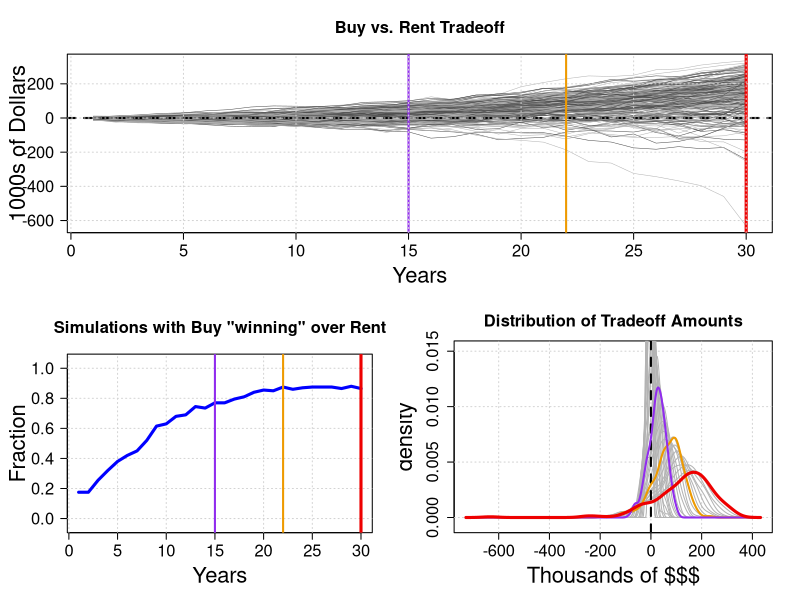

This figure's R source:
## ---- chunk 1
#------------------------------------------------------------------------------
# Define parameters (names and values)
#------------------------------------------------------------------------------

paramNames <- c("start_prop_value", "down_payment_pct", "mortgage_rate", "n_years", 
                "initial_fixed_costs",
                "prop_tax_rate_pct", "prop_insurance", "HOA_monthly_fee",
                "start_rent", "rent_insurance",
                "annual_appreciation", "annual_appreciation_sd",
                "annual_inv", "annual_inv_sd",
                "annual_inflation", "annual_inflation_sd",
                "annual_rent_extra_increase_mean",
                "fraction_extra_cash_invested_pct",
                "income_tax_rate_pct", "itemized_deductions", "std_deduction",
                "n_sim")


fake_input <- list(start_prop_value = 200000, 
                   down_payment_pct = 20.0, 
                   mortgage_rate = 4.5, 
                   n_years = 30, 
                   initial_fixed_costs = 6000, 
                   prop_tax_rate_pct = 2.05,
                   prop_insurance = 4000.0, 
                   HOA_monthly_fee = 400.0,
                   start_rent = 1500.0, 
                   rent_insurance = 260.0, 
                   annual_appreciation = 3.0, 
                   annual_appreciation_sd = 2.0, 
                   annual_inv = 5.0, 
                   annual_inv_sd = 7.0, 
                   annual_inflation = 1.5, 
                   annual_inflation_sd = 1.0, 
                   annual_rent_extra_increase_mean = 0.5, 
                   fraction_extra_cash_invested_pct = 50.0, 
                   income_tax_rate_pct = 25.0, 
                   itemized_deductions = 0.0, 
                   std_deduction = 12200, 
                   n_sim = 200)
    
#-------------------------------------------------------------------------------
# my functions definitions
#-------------------------------------------------------------------------------

cumprod.matrix.old <- function(x) {
    nrows <- dim(x)[1] 
    ncols <- dim(x)[2]
    y <- matrix(1, nrow = nrows, ncol = ncols)
    y[1, ] <- x[1, ]
    for (i in 2:nrows) {
        y[i, ] <- y[i-1, ]*x[i, ]
    }
    return(y)
}

cumprod.matrix <- function(x) {
    nrows <- dim(x)[1] 
    ncols <- dim(x)[2]
    y <- matrix(1, nrow = nrows, ncol = ncols)
    y[1, ] <- x[1, ]
    for (i in 1:ncols) {
        y[, i] <- cumprod(x[, i])
    }
    return(y)
}

cumdiv.matrix <- function(x) {
    nrows <- dim(x)[1] 
    ncols <- dim(x)[2]
    y <- matrix(1, nrow = nrows, ncol = ncols)
    y[1, ] <- x[1, ]
    for (i in 2:nrows) {
        y[i, ] <- x[i, ] / x[i-1, ]
    }
    return(y)
}

cumsum.matrix <- function(x) {
    nrows <- dim(x)[1] 
    ncols <- dim(x)[2]
    y <- matrix(1, nrow = nrows, ncol = ncols)
    y[1, ] <- x[1, ]
    for (i in 1:ncols) {
        y[, i] <- cumsum(x[, i])
    }
    #for (i in 2:nrows) {
    #    y[i, ] <- x[i, ] + x[i-1, ]
    #}
    return(y)
}

cumsub.matrix <- function(x) {
    nrows <- dim(x)[1] 
    ncols <- dim(x)[2]
    y <- matrix(1, nrow = nrows, ncol = ncols)
    y[1, ] <- x[1, ]
    for (i in 2:nrows) {
        y[i, ] <- x[i, ] - x[i-1, ]
    }
    return(y)
}

#-------------------------------------------------------------------------------

getParams1 <- function(input, pnames) {
    # input[["run_simul"]]

    params <- lapply(pnames, function(p) { input[[p]] })
    names(params) <- pnames
    params
}

#-------------------------------------------------------------------------------

setup_mortgage_monthly <- function(start_prop_value = 300000, 
                                   down_payment_pct = 20.0,
                                   mortgage_rate = 4.5,
                                   n_years = 30) {
    
    #----
    prop.value <- start_prop_value
    down.payment.fraction <- down_payment_pct / 100
    
    rate <- mortgage_rate / 100
    Nm <- 12*n_years
    #----
    
    loan <- prop.value*(1 - down.payment.fraction)
    
    rm <- rate / 12
    rm1 <- 1 + rm
    
    mo.payment <- rm*loan*rm1^Nm/(rm1^Nm - 1)
    
    x1 <- 1:Nm
    x2 <- 2:(Nm+1)
    loan.balance  <- loan*(rm1^Nm - rm1^(x1-1))/(rm1^Nm-1)
    loan.balance2 <- loan*(rm1^Nm - rm1^(x2-1))/(rm1^Nm-1)
    mo.payment.interest <- loan.balance*rm
    mo.payment.principal <- mo.payment - mo.payment.interest
    
    return(data.frame(balance.start = loan.balance, 
                      balance.end = loan.balance2,
                      interest = mo.payment.interest, 
                      principal = mo.payment.principal,
                      mo.payment = rep(mo.payment, Nm),
                      interest.cumul = cumsum(mo.payment.interest),
                      principal.cumul = cumsum(mo.payment.principal),
                      payment.cumul = cumsum(rep(mo.payment, Nm)))
    )
}

#-------------------------------------------------------------------------------

make_mortgage_annual <- function(monthly_data = NULL) {
    
    annual_data <- monthly_data[ (1:nrow(monthly_data)) %% 12 == 0, c(1, 2, 6, 7, 8)]
    annual_data$balance.start <-  monthly_data$balance.start[ (1:nrow(monthly_data) + 11) %% 12 == 0]
    rownames(annual_data) <- NULL
    annual_data.by_year <- cumsub.matrix(as.matrix(annual_data[, c(3, 4, 5)]))
    df <- data.frame(annual_data, annual_data.by_year)
    colnames(df)[c(6, 7, 8)] <- c("interest.by_year", "principal.by_year", "payment.by_year")
    return(df)
    
}

#-------------------------------------------------------------------------------
# doing the actual work
#-----------------------
simulate_tradeoff <- function(start_prop_value = NULL,
                              down_payment_pct = NULL,
                              mortgage_rate = NULL,
                              n_years = NULL, 
                              initial_fixed_costs = NULL,
                              prop_tax_rate_pct = NULL,
                              prop_insurance = NULL,
                              HOA_monthly_fee = NULL,
                              start_rent = NULL,
                              rent_insurance = NULL,
                              annual_appreciation = NULL, annual_appreciation_sd = NULL, 
                              annual_inv = NULL, annual_inv_sd = NULL, 
                              annual_inflation = NULL, annual_inflation_sd = NULL, 
                              annual_rent_extra_increase_mean = NULL, 
                              fraction_extra_cash_invested_pct = NULL,
                              income_tax_rate_pct = 25.0,
                              itemized_deductions = 0.0,
                              std_deduction = NULL, 
                              n_sim = 200) {


  #-------------------------------------
  # Setting up mortgage tables
  #-------------------------------------
  mortgage <- setup_mortgage_monthly(start_prop_value = start_prop_value,
                                     down_payment_pct = down_payment_pct,
                                     mortgage_rate = mortgage_rate,
                                     n_years = n_years)

  # mortgage <- do.call(setup_mortgage_monthly, getParams1(input, paramNamesMort)) 
  annual.mortgage <- make_mortgage_annual(monthly_data = mortgage)

  #-------------------------------------
  # Inputs
  #-------------------------------------
  # Initial Property Value
  start.prop_value <- start_prop_value

  # Down Payment
  down.payment <- start.prop_value*down_payment_pct / 100.0

  # Additional Fixed Initial Costs
  initial.fixed_costs <- initial_fixed_costs

  # Initial Property Insurance [index to INFLATION]
  prop.insurance <- prop_insurance

  # Property Tax Rate
  prop.tax.rate <- prop_tax_rate_pct / 100

  # HOA fees [index to INFLATION]
  HOA.monthly.fee <- HOA_monthly_fee
  HOA.annual.fee <- HOA.monthly.fee * 12.0

  # Initial Monthly Rent [index to ~INFLATION]
  start.rent = start_rent

  # Monthly Rent Increase (use `rexp` to draw an increment over inflation rate)
  annual.rent.mean <- annual_rent_extra_increase_mean / 100

  # Initial Renter Insurance [index to INFLATION]
  rent.insurance <- rent_insurance

  # Fraction of extra cash re-invested
  fraction.extra_cash_invested <- fraction_extra_cash_invested_pct / 100

  # Income Tax Rate
  income.tax.rate <- income_tax_rate_pct / 100

  # Std Deduction [index to INFLATION]
  std.deduction <- std_deduction

  # Other Itemized Deductions [index to INFLATION] 
  itemized.deductions <- itemized_deductions

  #-------------------------------------------------
  # Property Appreciation
  annual.appr    <- annual_appreciation / 100
  annual.appr.sd <- annual_appreciation_sd / 100

  # Investment
  annual.invest    <- annual_inv / 100
  annual.invest.sd <- annual_inv_sd / 100

  # Inflation
  annual.inflation    <- annual_inflation / 100
  annual.inflation.sd <- annual_inflation_sd / 100
  #-------------------------------------------------

  # Number of observations (in Years)
  n.years <- n_years
  # number of months to simulate
  n.periods <- 1
  n.obs <- n.periods * n.years

  # Number of simulations
  n.sim <- n_sim

  #-------------------------------------------------
  # Spreading the rate quantities to sub-periods (not necessarily months maybe)
  #-------------------------------------------------
  # Property Appreciation
  monthly.appr    <- annual.appr / n.periods
  monthly.appr.sd <- annual.appr.sd / sqrt(n.periods)

  # Investment
  monthly.invest    <- annual.invest / n.periods
  monthly.invest.sd <- annual.invest.sd / sqrt(n.periods)

  # Inflation
  monthly.inflation    <- annual.inflation / n.periods
  monthly.inflation.sd <- annual.inflation.sd / sqrt(n.periods)

  #----
  # The following should be updated only at the full years
  # extra rent increase
  # monthly.rent.lambda <- annual.rent.mean / n.periods
  annual.rent.lambda <- 1.0 / annual.rent.mean


  #-------------------------------------------------
  # simulate Returns
  monthly.appr.returns      <- matrix(0, n.obs, n.sim)
  monthly.invest.returns    <- matrix(0, n.obs, n.sim)
  monthly.inflation.returns <- matrix(0, n.obs, n.sim)

  monthly.appr.returns[]      <- rnorm(n.obs*n.sim, mean = monthly.appr, sd = monthly.appr.sd)
  monthly.invest.returns[]    <- rnorm(n.obs*n.sim, mean = monthly.invest, sd = monthly.invest.sd)
  monthly.inflation.returns[] <- rnorm(n.obs*n.sim, mean = monthly.inflation, sd = monthly.inflation.sd)
  # Not allowing for deflation
  monthly.inflation.returns   <- ifelse(monthly.inflation.returns <= 0, 0.0, monthly.inflation.returns)

  # resets first-year inflation rate to zero.
  monthly.inflation.returns[1:n.periods, ] <- 0.0

  annual.appr.returns.cumul <- cumprod.matrix(1 + monthly.appr.returns)[ (1:n.obs) %% n.periods == 0, ]
  annual.appr.returns       <- cumdiv.matrix(annual.appr.returns.cumul) - 1.0
  annual.appr.returns[1, ]  <- 0.0 

  annual.invest.returns.cumul <- cumprod.matrix(1 + monthly.invest.returns)[ (1:n.obs) %% n.periods == 0, ]
  annual.invest.returns       <- cumdiv.matrix(annual.invest.returns.cumul) - 1.0
  annual.invest.returns[1, ]  <- 0.0 

  annual.inflation.returns.cumul <- cumprod.matrix(1 + monthly.inflation.returns)[ (1:n.obs) %% n.periods == 0, ]
  annual.inflation.returns       <- cumdiv.matrix(annual.inflation.returns.cumul) - 1.0
  annual.inflation.returns.cumul[1, ]  <- 1.0 
  annual.inflation.returns[1, ]  <- 0.0 

  # FUDGE to set a constant rent increase
  if( annual.inflation.sd == 0 ) {
    annual.rent.increases      <- 0.0*annual.inflation.returns + annual.rent.mean
    annual.rent.increases[1, ] <- 0.0 
  } else {
  # REAL
    annual.rent.increases      <- annual.inflation.returns + rexp(n.years*n.sim, rate = annual.rent.lambda)
  }

  #-------------------------------------------------
  sim.prop_value      <- matrix(start.prop_value, n.years, n.sim) * annual.appr.returns.cumul

  sim.prop.insurance <- matrix(prop.insurance, n.years, n.sim) * annual.inflation.returns.cumul
  sim.HOA.fee        <- matrix(HOA.annual.fee, n.years, n.sim) * annual.inflation.returns.cumul

  sim.rent           <- 12*start.rent*cumprod.matrix(1 + annual.rent.increases)

  sim.mort.interest  <- matrix(annual.mortgage$interest.by_year, n.years, n_sim)

  # Costs
  sim.own.costs <- sim.prop_value*prop.tax.rate + sim.prop.insurance + sim.HOA.fee
  sim.own.costs[1, ] <- sim.own.costs[1, ] + initial.fixed_costs

  sim.own.costs.with.mortgage <- sim.own.costs + annual.mortgage$payment.by_year

  # Tax Savings (or not)
  sim.deductions <- sim.mort.interest + sim.prop_value*prop.tax.rate + itemized.deductions*annual.inflation.returns.cumul
  sim.tax.savings <- ifelse(sim.deductions > std.deduction*annual.inflation.returns.cumul, 
                            income.tax.rate*(sim.deductions-std.deduction*annual.inflation.returns.cumul),
                            0)

  # True Cost (= Costs - Tax Savings)
  sim.own.true.cost <- sim.own.costs + annual.mortgage$payment.by_year - sim.tax.savings

  # Renting Costs
  sim.rent.cost <- sim.rent + rent.insurance*annual.inflation.returns.cumul
  # sim.rent.cost <- sim.rent 

  # Extra Cash and re-investment
  sim.cost.delta <- sim.own.true.cost - sim.rent.cost
  sim.extra.cash <- ifelse(sim.cost.delta > 0, sim.cost.delta, 0)

  sim.invest <- matrix(down.payment, n.years, n.sim) * annual.invest.returns.cumul
  sim.invest.alt <- sim.invest

  for (j in 2:n.obs) {
    sim.invest.alt[j, ] = (sim.invest.alt[j-1, ] + sim.extra.cash[j-1, ]*fraction.extra_cash_invested)*(1+annual.invest.returns[j,]) 
                         + sim.extra.cash[j-1, ]*(1-fraction.extra_cash_invested)
  }

  sim.tradeoff <- -1*cumsum.matrix(sim.cost.delta) + (sim.prop_value - annual.mortgage$balance.end) - sim.invest.alt

  return(sim.tradeoff)
}

#-------------------------------------------------------------------------------
# three plots
#-------------

plot_sims <- function(n.sim, n.years, sim.to) {
    
    par(cex.main = 1.5)
    par(cex.lab = 2.0)
    par(cex.axis = 1.5)

    # layout3 : 1 / 2 
    shape1 <- c(rep(1,8))
    shape2 <- c(rep(2,4), rep(3,4))
    shape <- c( rep(shape1, 5), rep(shape2, 5))
    mat.layout3 <- matrix(shape, nrow = 10, ncol = 8, byrow = TRUE)
    layout(mat.layout3)
    
    palette(c("black", "grey50", "grey30", "grey70", "orange", "#0f23d9"))
    palette(rep(c("grey30", "grey70"), 3))

    ny1 <- floor(n.years*3/4)
    ny2 <- floor(n.years/2)
    
    #--------------------------------------------------
    # time-series
    par(mar =  c(5, 5, 4, 2) + 0.1)
    matplot(sim.to/1000, type="l", lwd=0.5, lty=1, col=1:6, 
	    las = 1, 
            xlab = 'Years', 
	    ylab = '1000s of Dollars', 
            main = 'Buy vs. Rent Tradeoff')
    abline(h=0, col="black", lty=2, lwd=2)
    abline(v=ny1, col="orange2", lwd=2)
    abline(v=ny2, col="purple2", lwd=2)
    abline(v=n.years, col="red2", lwd=3)
    grid()
    
    #--------------------------------------------------
    # positive fraction 
    fraction.positive <- rowSums(sim.to > 0)/n.sim
    plot(1:length(fraction.positive), fraction.positive, type="n", 
         ylim = c(-0.05, 1.05),
	 las = 1,
         xlab = 'Years', 
	 ylab = 'Fraction', 
         main = 'Simulations with Buy "winning" over Rent')
    grid()
    lines(1:length(fraction.positive), fraction.positive, col="blue", lwd = 3)
    abline(v=ny1, col="orange2", lwd=2)
    abline(v=ny2, col="purple2", lwd=2)
    abline(v=n.years, col="red2", lwd=3)
    
    #--------------------------------------------------
    # density distributions
    # i.years <- (1:n.years)[(1:n.years) %% 5 == 0]
    i.years <- 1:n.years
    # i.years <- 1:nrow(sim.to)
    
    to.range <- range(sim.to[i.years, ])/1000.
    to.xmin <- to.range[1] - 0.1*(to.range[2] - to.range[1])
    to.xmax <- to.range[2] + 0.1*(to.range[2] - to.range[1])
    
    to.distr <- matrix(0, length(i.years), n.sim)
    to.dens.x <- matrix(0, length(i.years), 512)
    to.dens.y <- matrix(0, length(i.years), 512)
    
    for( ii in 1:length(i.years) ) {
        iy <- i.years[ii]
        to.distr[ii, ] <- sim.to[iy, ]/1000.
    }
    
    for( ii in 1:length(i.years) ) {
        to.dens.x[ii, ] <- density(to.distr[ii, ], n=512, from=to.xmin, to=to.xmax)$x
        to.dens.y[ii, ] <- density(to.distr[ii, ], n=512, from=to.xmin, to=to.xmax)$y
    }
    tod.max <- max(to.dens.y[13:n.years, ])
    tod.min <- 0.0 - 0.05*tod.max
    tod.max <- 1.05*tod.max
    
    # to.dens.toplot.x <- density(sim.to[ny, ]/1000, n=512, from=to.xmin, to=to.xmax)$x
    # to.dens.toplot.y <- density(sim.to[ny, ]/1000, n=512, from=to.xmin, to=to.xmax)$y
    to.dens.toplot.x <- density(sim.to[nrow(sim.to), ]/1000, n=512, from=to.xmin, to=to.xmax)$x
    to.dens.toplot.y <- density(sim.to[nrow(sim.to), ]/1000, n=512, from=to.xmin, to=to.xmax)$y
    
    par(mar=c(5,4,3,2)+0.1)
    plot(to.dens.y, type="n", 
         xlim = c(to.xmin, to.xmax), 
	 ylim = c(tod.min, tod.max),
	 xlab = 'Thousands of $$$',
	 ylab = "density",
         main = "Distribution of Tradeoff Amounts")
    grid()

    for( ii in 1:length(i.years) ) {
        lines(to.dens.x[ii, ], to.dens.y[ii, ], col="grey70", lwd=1)
    }
    abline(v=0, col="black", lty = 2, lwd = 2)
    lines(to.dens.x[ny1, ], to.dens.y[ny1, ], col="orange2", lwd=2)
    lines(to.dens.x[ny2, ], to.dens.y[ny2, ], col="purple2", lwd=2)
    lines(to.dens.toplot.x, to.dens.toplot.y, col="red2", lwd=3)

}

#-------------------------------------------------------------------------------
# Here we finally go!
#-------------------------------------------------------------------------------

sims.tradeoff <- do.call(simulate_tradeoff, getParams1(fake_input, paramNames))

n.sim <- getParams1(fake_input, "n_sim")[[1]]
n.years <- getParams1(fake_input, "n_years")[[1]]

plot_sims(n.sim, n.years, sims.tradeoff)
